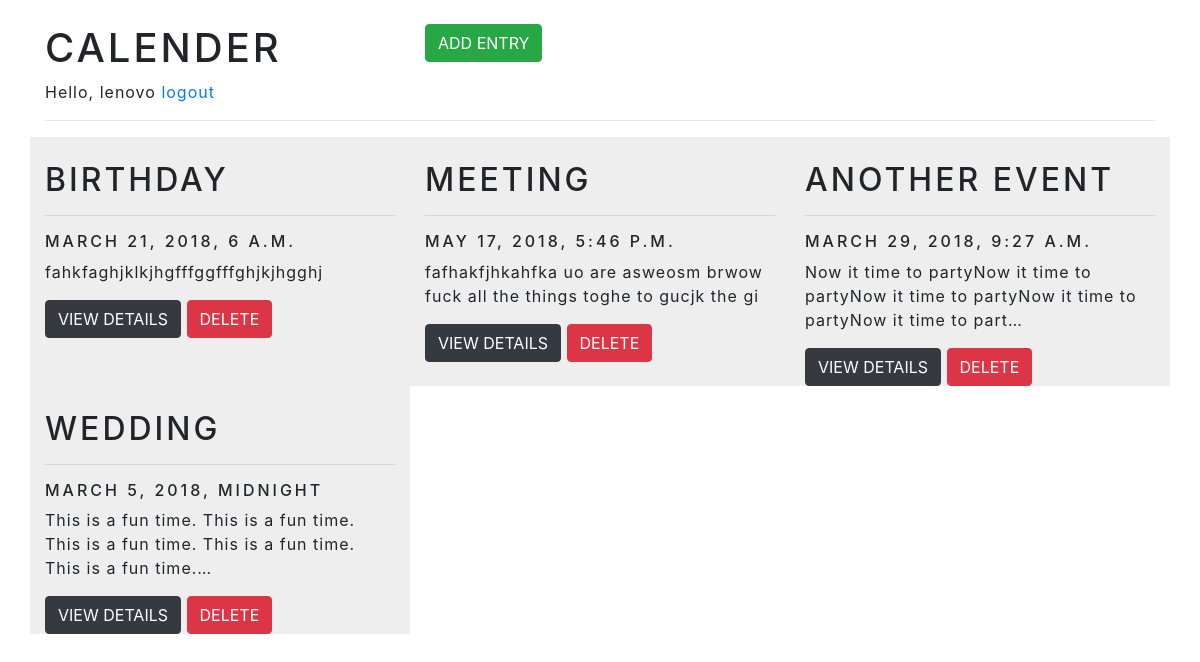
The app's page /calender (signed in), older data.
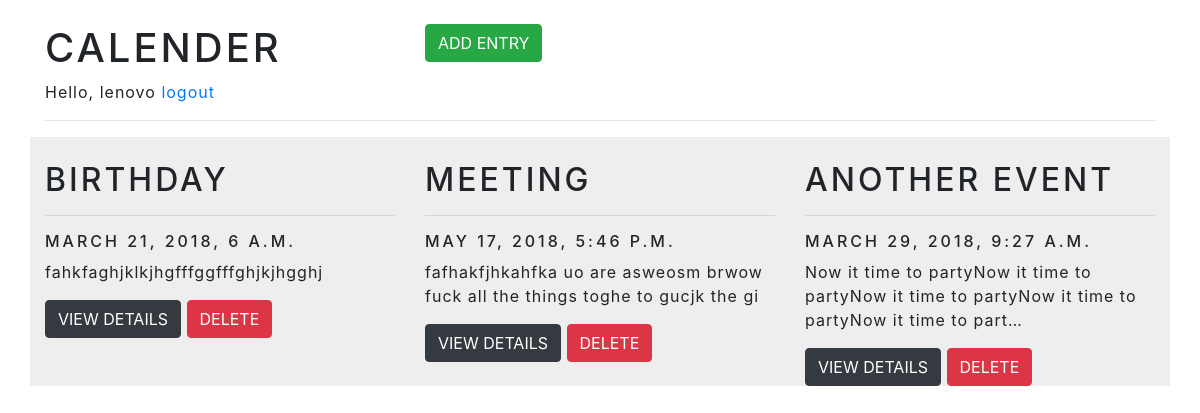
The same page, newer data.
### myapp/models.py (models this page shows, shortened)
class Entry(models.Model):
    name = models.CharField(max_length=100)
    author = models.ForeignKey(User,on_delete=models.CASCADE)
    date = models.DateTimeField()
    description = models.TextField()
    created = models.DateTimeField(auto_now_add=True)

### myapp/views.py (the view)
# urls.py: path('calender',views.calender,name='calender'),
@login_required
def calender(request):
    entries = Entry.objects.filter(author=request.user)
    return render(request,'myapp/calender.html',{"entries":entries})

### myapp/templates/myapp/calender.html
{% extends "myapp/base.html" %}
{% block content %}
<div class="container">
    <br>
    <div class="row">
   <div class="col-lg-4">
        <h1>Calender</h1>
        {% if request.user.is_authenticated %}
        <span>Hello, {{request.user.username}}</span>
        <a href="/logout">logout</a>
        {% endif %}
   </div>
   <div class="col-lg-4">
        <button onclick="window.location='{% url 'add' %}'" class="btn btn-success">Add Entry</button>
   </div>
    </div>
    <hr>
<div class="row">
    {% for entry in entries %}
   {% include 'myapp/_calender_entry.html' %}
   {% endfor %}
</div>
</div>
{% endblock %}

### myapp/templates/myapp/_calender_entry.html
<div class="calender_entry col-lg-4">
        <br>
   <h2>{{entry.name}}</h2>
   <hr>
   <h6>{{entry.date}}</h6>
   <p>{{entry.description|truncatechars:100}}</p>
   <button onclick="window.location='{% url 'details' pk=entry.id %}'" class="btn btn-dark">View Details</button>
   <button data-id="{{entry.id}}" onclick="deleteCalenderEntry(this)" class="btn btn-danger">Delete</button>
    </div>

Row changes from the older to the newer data that the page shows:
removed Entry: name "WEDDING", date "MARCH 5, 2018, MIDNIGHT", description "This is a fun time. This is a fun time. This is a fun time. This is a fun time. This is a fun time.…"
